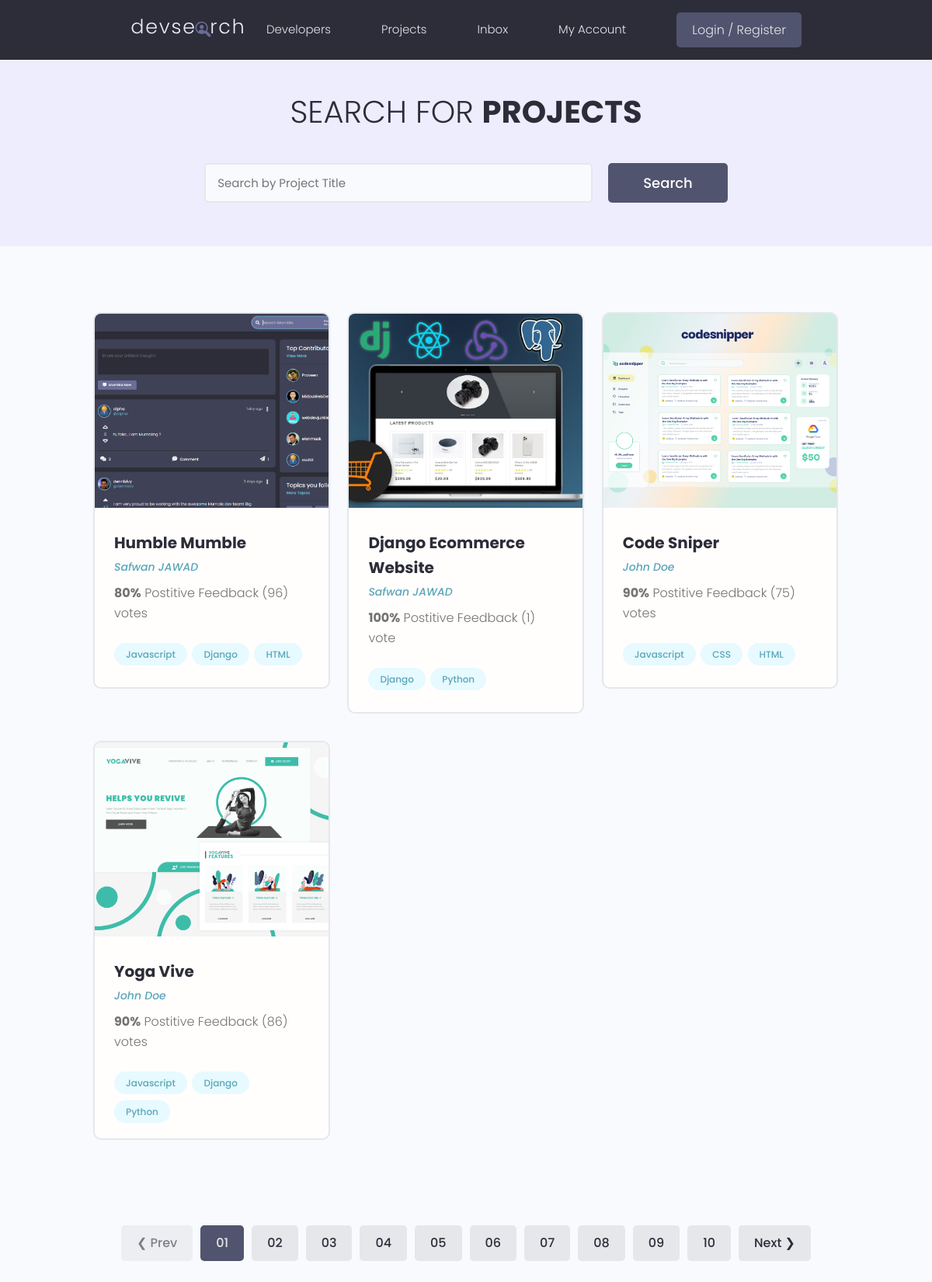
/projects/, run on the app's committed database.
### projects/models.py (models this page shows, shortened)
class Project(models.Model):
    owner = models.ForeignKey(Profiles, null=True, blank=True, on_delete=models.SET_NULL)
    title = models.CharField(max_length=200)
    slug = models.SlugField(max_length=200)
    description = models.TextField(null=True, blank=True)
    featured_image = models.ImageField(null=True, blank=True, default="default.jpg")
    demo_link = models.CharField(max_length=2000, null=True, blank=True)
    source_link = models.CharField(max_length=2000, null=True, blank=True)
    tags = models.ManyToManyField('Tag', blank=True)
    vote_total = models.IntegerField(default=0, null=True, blank=True)
    vote_ratio = models.IntegerField(default=0, null=True, blank=True)
    created = models.DateTimeField(auto_now_add=True)
    id = models.UUIDField(default=uuid.uuid4, unique=True, primary_key=True, editable=False)

class Tag(models.Model):
    name = models.CharField(max_length=200)
    created = models.DateTimeField(auto_now_add=True)
    id = models.UUIDField(default= uuid.uuid4, unique=True, primary_key=True, editable=False)

### users/models.py (models this page shows, shortened)
class Profiles(models.Model):
    id = models.UUIDField(default=uuid.uuid4, unique=True, primary_key=True, editable=False)
    user = models.OneToOneField(User, on_delete=models.CASCADE, null=True, blank=True)
    name = models.CharField(max_length=200, blank=True, null=True)
    email = models.EmailField(max_length=500, blank=True, null=True)
    username = models.CharField(max_length=200, unique=True)
    short_intro = models.CharField(max_length=200, blank=True, null=True)
    bio = models.TextField()
    location = models.CharField(max_length=200, null=True, blank=True)
    profile_image = models.ImageField(null=True, blank=True, upload_to="profiles/", default='profiles/user-default.png')
    social_github = models.CharField(max_length=200, blank=True, null=True)
    social_twitter = models.CharField(max_length=200, blank=True, null=True)
    social_linkedin = models.CharField(max_length=200, blank=True, null=True)
    social_youtube = models.CharField(max_length=200, blank=True, null=True)
    social_website = models.CharField(max_length=200, blank=True, null=True)
    created = models.DateTimeField(auto_now_add=True)
    class Meta:
        verbose_name = "Profile"
        verbose_name_plural = "Profiles"

### projects/views.py (the view)
# urls.py: path('projects/', include('projects.urls')),
def projects(request):
    projects= Project.objects.all()
    context = {'projects': projects}
    return render(request, 'projects/projects.html', context)

### projects/templates/projects/projects.html (shortened to what this page needs)
{% extends 'main.html' %}
{% load static %}
{% block content %}
  <main class="projects">
    <section class="hero-section text-center">
      <div class="container container--narrow">
        <div class="hero-section__box">
          <h2>Search for <span>Projects</span></h2>
        </div>
        <div class="hero-section__search">
          <form class="form" action="#" method="get">
            <div class="form__field">
              <input class="input input--text" id="formInput#search" type="text" name="text"
                placeholder="Search by Project Title" />
            </div>
            <input class="btn btn--sub btn--lg" type="submit" value="Search" />
          </form>
        </div>
      </div>
    </section>
    <section class="projectsList">
      <div class="container">
        <div class="grid grid--three">
          {% for project in projects %}
          <div class="column">
            <div class="card project">
              <a href="{% url 'project' project.slug %}" class="project">
                <img class="project__thumbnail" src="{{ project.featured_image.url }}" alt="project thumbnail" />
                <div class="card__body">
                  <h3 class="project__title">{{ project.title }}</h3>
                  <p><a class="project__author" href="">{{ project.owner.name }}</a></p>
                  <p class="project--rating">
                    <span style="font-weight: bold;">{{ project.vote_ratio }}%</span> Postitive
                    Feedback ({{ project.vote_total }}) vote{{ project.vote_total|pluralize:"s" }}
                  </p>
                  <div class="project__tags">
                    {% for tag in project.tags.all %}
                    <span class="tag tag--pill tag--main">
                      <small>{{ tag.name }}</small>
                    </span>
                     {% endfor %}
                  </div>
                </div>
              </a>
            </div>
          </div>
        {% endfor %}
        </div>
      </div>
    </section>
    <div class="pagination">
      <ul class="container">
        <li><a href="#" class="btn btn--disabled">&#10094; Prev</a></li>
        <li><a href="#" class="btn btn--sub">01</a></li>
        <li><a href="#" class="btn">02</a></li>
        <li><a href="#" class="btn">03</a></li>
        <li><a href="#" class="btn">04</a></li>
        <li><a href="#" class="btn">05</a></li>
        <li><a href="#" class="btn">06</a></li>
        <li><a href="#" class="btn">07</a></li>
        <li><a href="#" class="btn">08</a></li>
        <li><a href="#" class="btn">09</a></li>
        <li><a href="#" class="btn">10</a></li>
        <li><a href="#" class="btn">Next &#10095;</a></li>
      </ul>
    </div>
  </main>
{% endblock %}

### static/styles/app.css (style rules this page uses)
:root { --color-sub: #2d2d39; }
.btn--sub { background-color: var(--color-sub-light); }
.card { border: 2px solid var(--color-light); }
img { width: 100%; }
.hero-section { height: 40vh; display: flex; align-items: center; background-color: var(--color-sub); }
.hero-section__box { margin-bottom: 4rem; }
.hero-section__box > h2, .hero-section__box > h2 > span { font-size: 4rem; color: var(--color-light); line-height: 1.3; text-transform: uppercase; }
.hero-section__box > h2 { font-weight: 300; }
.hero-section__box > h2 > span { font-weight: 700; }
.hero-section__search > .form { display: flex; align-items: center; justify-content: center; gap: 2rem; }
.hero-section__search > .form input.input--text { width: 50rem; }
.pagination { margin-top: 8rem; margin-bottom: 10rem; }
.pagination > ul { flex-wrap: wrap; list-style: none; display: flex; align-items: center; justify-content: center; gap: 1rem; }
.pagination .btn { color: var(--color-sub); }
.pagination .btn.btn--sub { color: var(--color-light); }
.project__author { font-size: 1.4rem; font-style: italic; }
.project--rating { margin-bottom: 1.6em; margin-top: .5em; }
.projects > .hero-section { background: var(--color-sub-lighter); height: 30vh; }
.projects .hero-section__box { margin-bottom: 2.5rem; }
.projects .hero-section__box > h2 { color: var(--color-sub); }
.projects .hero-section__box > h2 > span { font-weight: 700; color: var(--color-sub); }
.projectsList { margin-top: 8rem; }
.project__thumbnail { height: 25rem; object-fit: cover; object-position: top center; }
.project__title { font-size: 2rem; font-weight: 700; color: var(--color-sub); }

### static/uikit/styles/modules/_variables.css (style rules this page uses)
:root { --color-main: #5aa5b9; --color-main-light: #e6faff; --color-sub: #3f4156; --color-sub-light: #51546e; --color-sub-lighter: #ededfd; --color-text: #737373; --color-gray: #8b8b8b; --color-light: #e5e7eb; --color-light-gray: #767676; --color-bg: #f8fafd; --color-white: #fffefd; --color-white-light: #f3f3f3; --color-success: #359e64; --color-success-bg: #def8e8; --color-error: #fc4b0b; --color-error-bg: #fff2ee; --font-base: 'Poppins', arial, helvetica, 'Segoe UI', roboto, ubuntu, sans-serif; --font-monospace: 'Fira Code', 'Courier New', courier, monospace; --font-regular: 300; --font-medium: 500; --font-bold: 700; --generic-shadow: 1px 1px 5px #00000010; --generic-transition: all 0.3s ease-in-out; }

### static/uikit/styles/modules/_base.css (style rules this page uses)
* { margin: 0; padding: 0; box-sizing: border-box; text-rendering: optimizeLegibility; color: inherit; font-size: inherit; }
html { font-size: 50%; }
@media only screen and (min-width: 480px) { html { font-size: 56.25%; } }
@media only screen and (min-width: 1200px) { html { font-size: 62.5%; } }
body { line-height: 1.6; font-weight: 400; font-size: 1.5rem; color: var(--color-text); background-color: var(--color-bg); min-height: 100vh; }

### static/uikit/styles/modules/_typography.css (style rules this page uses)
* { font-family: var(--font-base); }
h2 { font-size: 3.6rem; font-weight: var(--font-bold); }
h3 { font-size: 3.2rem; font-weight: var(--font-medium); }
p, span, strong { font-size: 1.6rem; color: var(--color-text); font-weight: var(--font-regular); }
a { padding-bottom: 2px; text-decoration: none; display: inline-block; color: var(--color-main); font-weight: var(--font-medium); }

### static/uikit/styles/modules/_utilities.css (style rules this page uses)
.container { width: 92%; max-width: 165rem; margin: 0 auto; box-sizing: border-box; }
.container--narrow { width: 92%; max-width: 120rem; }
@media screen and (min-width: 1000px) { .container { width: 90%; } }
@media screen and (min-width: 1000px) { .container--narrow { width: 85%; } }
@media screen and (min-width: 1200px) { .container { width: 80%; } }
@media screen and (min-width: 1200px) { .container--narrow { width: 72%; } }
.text-center { text-align: center; }

### static/uikit/styles/modules/_button.css (style rules this page uses)
.btn { display: inline-block; position: relative; cursor: pointer; background-color: var(--color-light); font-weight: var(--font-medium); color: var(--color-sub); text-decoration: none; padding: 1rem 2rem; border-radius: 0.5rem; border: none; width: -webkit-fit-content; width: -moz-fit-content; width: fit-content; height: -webkit-fit-content; height: -moz-fit-content; height: fit-content; font-size: 1.6rem; outline-width: 0; outline-color: transparent; -webkit-backface-visibility: hidden; backface-visibility: hidden; transition: all 0.3s ease-in-out; }
.btn:disabled, .btn--disabled { cursor: not-allowed; opacity: 0.6; }
.btn--sub { background-color: var(--color-sub); color: var(--color-white); }
.btn--lg { font-size: 1.8rem; padding: 1.2rem 4.5rem; }

### data on the page
Project: featured_image (picture), title "Humble Mumble", owner.name "Safwan JAWAD", vote_ratio "80", vote_total "96"
Tag: name "Javascript"
Tag: name "Django"
Tag: name "HTML"
Project: featured_image (picture), title "Django Ecommerce Website", owner.name "Safwan JAWAD", vote_ratio "100", vote_total "1"
Tag: name "Python"
Project: featured_image (picture), title "Code Sniper", owner.name "John Doe", vote_ratio "90", vote_total "75"
Tag: name "CSS"
Project: featured_image (picture), title "Yoga Vive", owner.name "John Doe", vote_ratio "90", vote_total "86"
